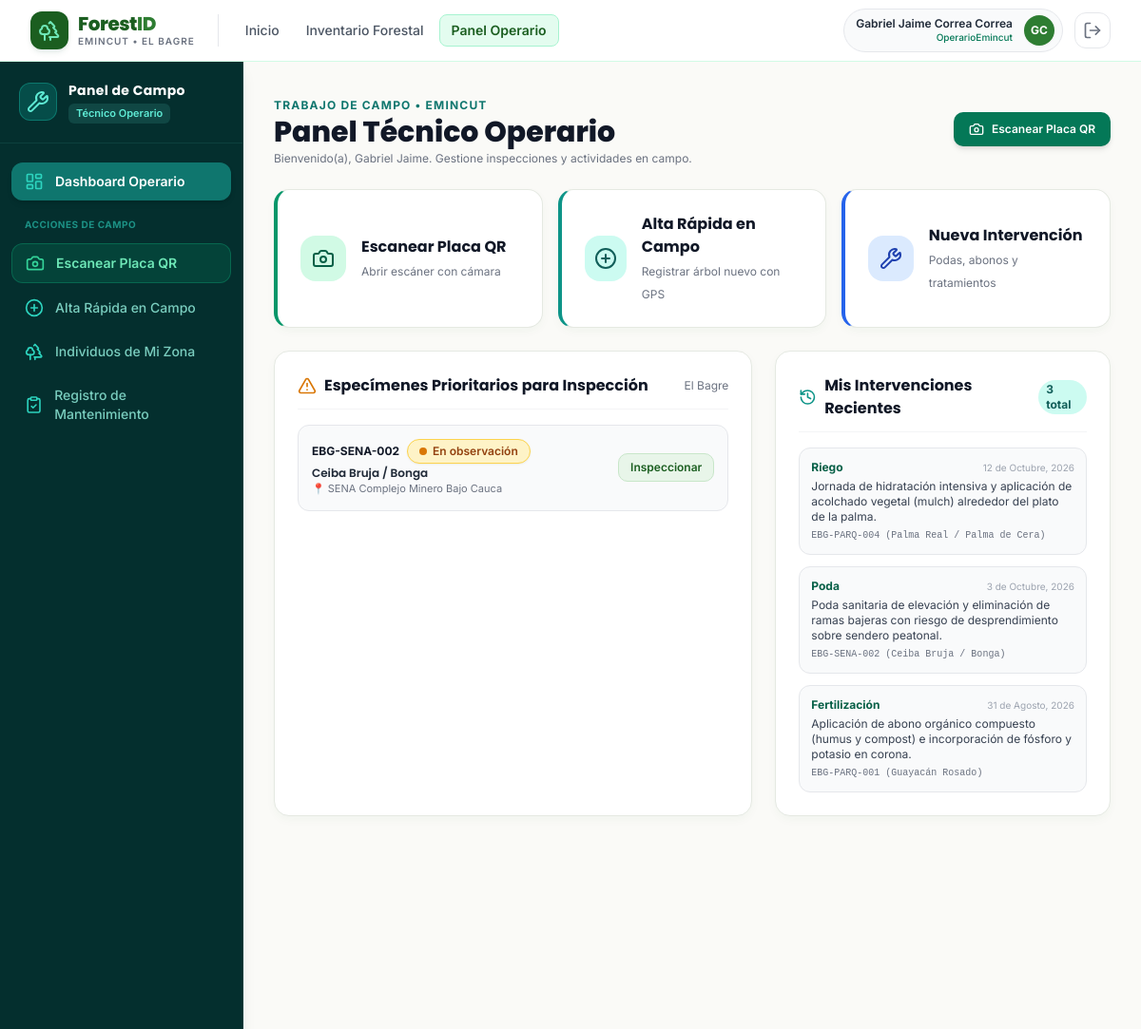
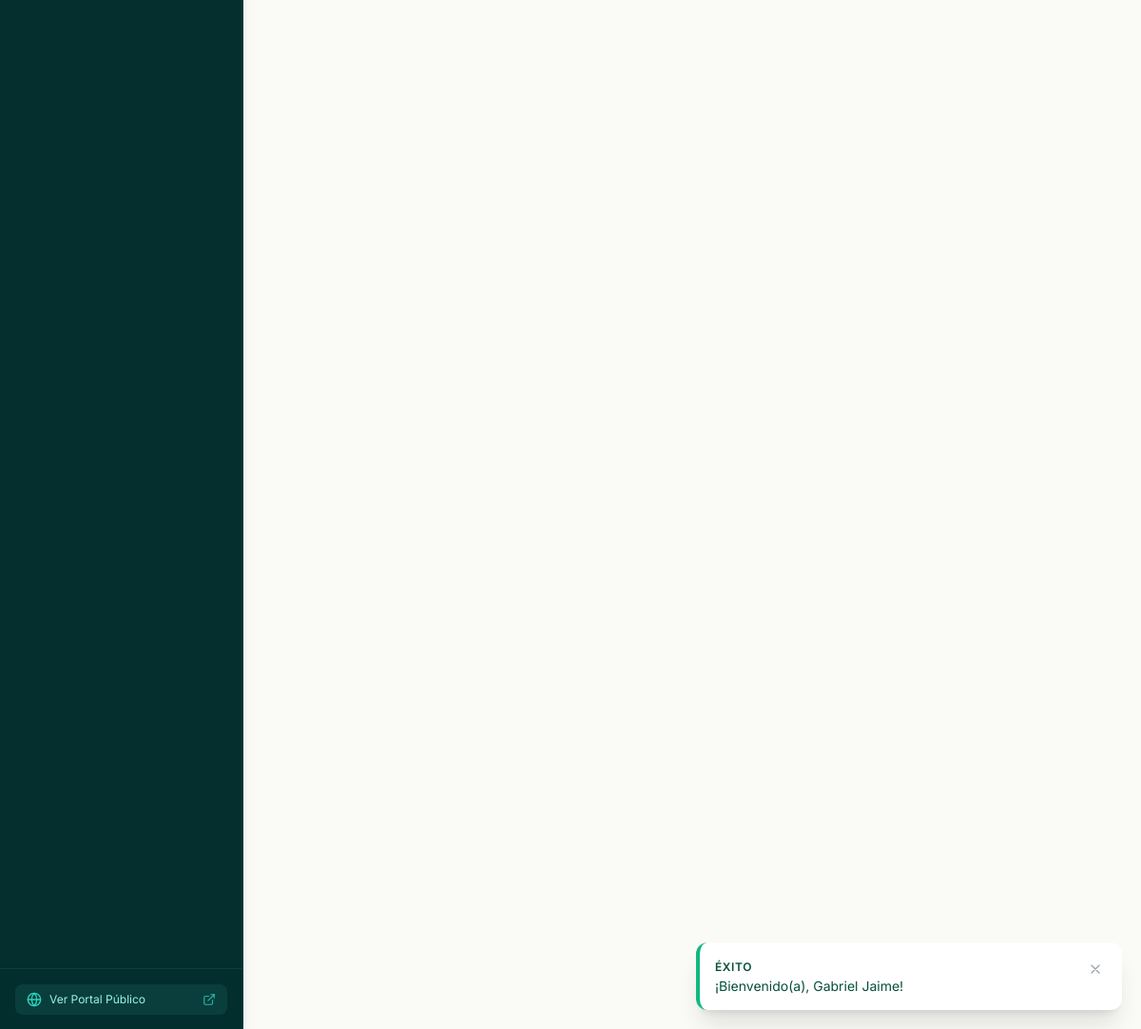
Page /operario/dashboard.php (signed in) on the committed database (2 pictures, top to bottom).
### tables this page shows
CREATE TABLE `individuos_forestales` (
    `id_individuo` CHAR(36) NOT NULL DEFAULT (UUID()),
    `codigo_placa` VARCHAR(30) NOT NULL UNIQUE COMMENT 'Identificador alfanumérico físico de la placa QR',
    `id_zona` CHAR(36) NOT NULL,
    `id_institucion` CHAR(36) NOT NULL,
    `nombre_comun` VARCHAR(150) NOT NULL,
    `nombre_cientifico` VARCHAR(150) NOT NULL,
    `familia_botanica` VARCHAR(100) NOT NULL,
    `tipo_individuo` ENUM('Árbol', 'Palma', 'Arbusto', 'Planta ornamental') NOT NULL DEFAULT 'Árbol',
    `fecha_siembra` DATE NULL,
    `latitud` DECIMAL(10,7) NOT NULL,
    `longitud` DECIMAL(10,7) NOT NULL,
    `dap_cm` DECIMAL(6,2) NOT NULL COMMENT 'Diámetro a la Altura del Pecho en centímetros (a 1.30 m)',
    `altura_total_m` DECIMAL(5,2) NOT NULL COMMENT 'Altura total estimada en metros',
    `diametro_copa_m` DECIMAL(5,2) NOT NULL COMMENT 'Diámetro promedio de copa en metros',
    `foto_principal_url` VARCHAR(255) NULL,
    `descripcion_general` TEXT NULL,
    `id_estado_fitosanitario_actual` CHAR(36) NULL COMMENT 'Referencia al último estado registrado',
    `qr_url` VARCHAR(255) NULL COMMENT 'Ruta relativa de la imagen QR generada',
    `registrado_por` CHAR(36) NOT NULL,
    `estado_registro` TINYINT(1) NOT NULL DEFAULT 1 COMMENT '1: Activo, 0: Dado de baja lógica',
    `fecha_registro` DATETIME NOT NULL DEFAULT CURRENT_TIMESTAMP,
    `fecha_actualizacion` DATETIME NOT NULL DEFAULT CURRENT_TIMESTAMP ON UPDATE CURRENT_TIMESTAMP,
    PRIMARY KEY (`id_individuo`),
    CONSTRAINT `fk_indiv_zonas` FOREIGN KEY (`id_zona`) REFERENCES `zonas` (`id_zona`) ON UPDATE CASCADE ON DELETE RESTRICT,
    CONSTRAINT `fk_indiv_instituciones` FOREIGN KEY (`id_institucion`) REFERENCES `instituciones` (`id_institucion`) ON UPDATE CASCADE ON DELETE RESTRICT,
    CONSTRAINT `fk_indiv_usuarios` FOREIGN KEY (`registrado_por`) REFERENCES `usuarios` (`id_usuario`) ON UPDATE CASCADE ON DELETE RESTRICT,
    INDEX `idx_indiv_codigo_placa` (`codigo_placa`),
    INDEX `idx_indiv_zona` (`id_zona`),
    INDEX `idx_indiv_especie` (`nombre_comun`, `nombre_cientifico`),
    INDEX `idx_indiv_coords` (`latitud`, `longitud`)
);

CREATE TABLE `zonas` (
    `id_zona` CHAR(36) NOT NULL DEFAULT (UUID()),
    `id_institucion` CHAR(36) NOT NULL,
    `nombre_zona` VARCHAR(100) NOT NULL,
    `descripcion` VARCHAR(255) NULL,
    `municipio` VARCHAR(100) NOT NULL DEFAULT 'El Bagre',
    `departamento` VARCHAR(100) NOT NULL DEFAULT 'Antioquia',
    `latitud_referencia` DECIMAL(10,7) NULL,
    `longitud_referencia` DECIMAL(10,7) NULL,
    `estado` TINYINT(1) NOT NULL DEFAULT 1 COMMENT '1: Activa, 0: Inactiva',
    `fecha_creacion` DATETIME NOT NULL DEFAULT CURRENT_TIMESTAMP,
    PRIMARY KEY (`id_zona`),
    CONSTRAINT `fk_zonas_instituciones` FOREIGN KEY (`id_institucion`) REFERENCES `instituciones` (`id_institucion`) ON UPDATE CASCADE ON DELETE RESTRICT,
    INDEX `idx_zonas_institucion` (`id_institucion`),
    INDEX `idx_zonas_municipio` (`municipio`)
);

CREATE TABLE `actividades_mantenimiento` (
    `id_actividad` CHAR(36) NOT NULL DEFAULT (UUID()),
    `id_individuo` CHAR(36) NOT NULL,
    `tipo_actividad` ENUM('Poda', 'Fumigación', 'Fertilización', 'Riego', 'Trasplante', 'Tala', 'Tutoreo', 'Reporte ciudadano', 'Otro') NOT NULL,
    `descripcion` TEXT NOT NULL,
    `evidencia_foto_url` VARCHAR(255) NULL,
    `realizado_por` CHAR(36) NULL COMMENT 'Nullable para permitir reportes ciudadanos anónimos',
    `fecha_actividad` DATETIME NOT NULL DEFAULT CURRENT_TIMESTAMP,
    `fecha_registro` DATETIME NOT NULL DEFAULT CURRENT_TIMESTAMP,
    PRIMARY KEY (`id_actividad`),
    CONSTRAINT `fk_actividades_individuos` FOREIGN KEY (`id_individuo`) REFERENCES `individuos_forestales` (`id_individuo`) ON UPDATE CASCADE ON DELETE CASCADE,
    CONSTRAINT `fk_actividades_usuarios` FOREIGN KEY (`realizado_por`) REFERENCES `usuarios` (`id_usuario`) ON UPDATE CASCADE ON DELETE SET NULL,
    INDEX `idx_actividades_individuo` (`id_individuo`),
    INDEX `idx_actividades_tipo` (`tipo_actividad`),
    INDEX `idx_actividades_fecha` (`fecha_actividad`)
);

### operario/dashboard.php (the view, shortened to what this page needs)
<?php
require_once __DIR__ . '/../includes/funciones.php';
$pdo = getDBConnection();
$usuario_id = $_SESSION['usuario']['id_usuario'];
$mis_actividades_stmt = $pdo->prepare("SELECT COUNT(*) FROM `actividades_mantenimiento` WHERE realizado_por = :u");
$mis_actividades_stmt->execute([':u' => $usuario_id]);
$total_mis_actividades = (int)$mis_actividades_stmt->fetchColumn();
$stmtPendientes = $pdo->query("
    SELECT i.id_individuo, i.codigo_placa, i.nombre_comun, z.nombre_zona, e.estado, e.fecha_evaluacion
    FROM `individuos_forestales` i
    INNER JOIN `zonas` z ON i.id_zona = z.id_zona
    LEFT JOIN `estados_fitosanitarios` e ON i.id_estado_fitosanitario_actual = e.id_estado
    WHERE i.estado_registro = 1 AND (e.estado IN ('En observación', 'Enfermo', 'Plagado', 'En riesgo') OR e.fecha_evaluacion < DATE_SUB(NOW(), INTERVAL 90 DAY))
    ORDER BY e.fecha_evaluacion ASC
    LIMIT 6
");
$pendientes = $stmtPendientes->fetchAll();
$stmtHist = $pdo->prepare("
    SELECT a.*, i.codigo_placa, i.nombre_comun
    FROM `actividades_mantenimiento` a
    INNER JOIN `individuos_forestales` i ON a.id_individuo = i.id_individuo
    WHERE a.realizado_por = :u
    ORDER BY a.fecha_actividad DESC
    LIMIT 5
");
$stmtHist->execute([':u' => $usuario_id]);
$ultimos_mantenimientos = $stmtHist->fetchAll();
require_once __DIR__ . '/../includes/header.php';
require_once __DIR__ . '/../includes/navbar.php';
?>
<div class="flex-1 flex flex-col md:flex-row">
    <?php require_once __DIR__ . '/../includes/sidebar_operario.php'; ?>
    <main class="flex-1 p-6 sm:p-8 space-y-6 overflow-y-auto">
        <div class="flex flex-col sm:flex-row items-start sm:items-center justify-between gap-4">
            <div>
                <span class="text-xs font-bold text-teal-700 uppercase tracking-widest">Trabajo de Campo • Emincut</span>
                <h1 class="font-heading font-extrabold text-2xl sm:text-3xl text-gray-900">
                    Panel Técnico Operario
                </h1>
                <p class="text-xs text-gray-500 mt-0.5">
                    Bienvenido(a), <?= htmlspecialchars($_SESSION['usuario']['nombres']) ?>. Gestione inspecciones y actividades en campo.
                </p>
            </div>
            <div class="flex items-center gap-2">
                <a href="<?= BASE_URL ?>operario/escanear.php" class="btn-forest-primary text-xs py-2.5 px-4 shadow-md bg-emerald-700 hover:bg-emerald-800">
                    <i data-lucide="camera" class="w-4 h-4 animate-pulse"></i> Escanear Placa QR
                </a>
            </div>
        </div>
        <div class="grid grid-cols-1 sm:grid-cols-3 gap-4">
            <a href="<?= BASE_URL ?>operario/escanear.php" class="forest-card p-6 border-l-4 border-l-emerald-600 hover:bg-emerald-50/50 transition-all flex items-center gap-4 group">
                <div class="w-12 h-12 rounded-2xl bg-emerald-100 text-emerald-800 flex items-center justify-center group-hover:scale-110 transition-transform">
                    <i data-lucide="camera" class="w-6 h-6"></i>
                </div>
                <div>
                    <span class="block text-base font-bold text-gray-900 font-heading">Escanear Placa QR</span>
                    <span class="text-xs text-gray-500">Abrir escáner con cámara</span>
                </div>
            </a>
            <a href="<?= BASE_URL ?>operario/registrar_individuo.php" class="forest-card p-6 border-l-4 border-l-teal-600 hover:bg-teal-50/50 transition-all flex items-center gap-4 group">
                <div class="w-12 h-12 rounded-2xl bg-teal-100 text-teal-800 flex items-center justify-center group-hover:scale-110 transition-transform">
                    <i data-lucide="plus-circle" class="w-6 h-6"></i>
                </div>
                <div>
                    <span class="block text-base font-bold text-gray-900 font-heading">Alta Rápida en Campo</span>
                    <span class="text-xs text-gray-500">Registrar árbol nuevo con GPS</span>
                </div>
            </a>
            <a href="<?= BASE_URL ?>operario/actividades/crear.php" class="forest-card p-6 border-l-4 border-l-blue-600 hover:bg-blue-50/50 transition-all flex items-center gap-4 group">
                <div class="w-12 h-12 rounded-2xl bg-blue-100 text-blue-800 flex items-center justify-center group-hover:scale-110 transition-transform">
                    <i data-lucide="wrench" class="w-6 h-6"></i>
                </div>
                <div>
                    <span class="block text-base font-bold text-gray-900 font-heading">Nueva Intervención</span>
                    <span class="text-xs text-gray-500">Podas, abonos y tratamientos</span>
                </div>
            </a>
        </div>
        <div class="grid grid-cols-1 lg:grid-cols-12 gap-6">
            <div class="lg:col-span-7 forest-card p-6 space-y-4">
                <div class="flex items-center justify-between border-b border-gray-100 pb-3">
                    <h3 class="font-heading font-bold text-base text-gray-900 flex items-center gap-2">
                        <i data-lucide="alert-triangle" class="w-5 h-5 text-amber-600"></i>
                        Especímenes Prioritarios para Inspección
                    </h3>
                    <span class="text-xs text-gray-500">El Bagre</span>
                </div>
                <div class="space-y-3">
                    <?php if (empty($pendientes)): ?>
                        <p class="text-xs text-gray-400 italic">No hay alertas de inspección pendientes.</p>
                    <?php else: ?>
                        <?php foreach ($pendientes as $p): ?>
                            <div class="p-3.5 bg-gray-50 border border-gray-200 rounded-xl flex items-center justify-between gap-3">
                                <div>
                                    <div class="flex items-center gap-2">
                                        <span class="font-bold text-xs text-gray-900"><?= htmlspecialchars($p['codigo_placa']) ?></span>
                                        <?= obtener_badge_estado($p['estado'] ?? 'Sano') ?>
                                    </div>
                                    <h4 class="font-semibold text-xs text-gray-800 mt-0.5"><?= htmlspecialchars($p['nombre_comun']) ?></h4>
                                    <span class="block text-[11px] text-gray-500">📍 <?= htmlspecialchars($p['nombre_zona']) ?></span>
                                </div>
                                <a href="<?= BASE_URL ?>operario/individuos/detalle.php?id=<?= $p['id_individuo'] ?>" class="btn-forest-secondary text-xs py-1.5 px-3">
                                    Inspeccionar
                                </a>
                            </div>
                        <?php endforeach; ?>
                    <?php endif; ?>
                </div>
            </div>
            <div class="lg:col-span-5 forest-card p-6 space-y-4">
                <div class="flex items-center justify-between border-b border-gray-100 pb-3">
                    <h3 class="font-heading font-bold text-base text-gray-900 flex items-center gap-2">
                        <i data-lucide="history" class="w-5 h-5 text-teal-600"></i>
                        Mis Intervenciones Recientes
                    </h3>
                    <span class="text-xs text-teal-800 font-bold bg-teal-100 px-2 py-0.5 rounded-full">
                        <?= $total_mis_actividades ?> total
                    </span>
                </div>
                <div class="space-y-3">
                    <?php if (empty($ultimos_mantenimientos)): ?>
                        <p class="text-xs text-gray-400 italic">No has registrado intervenciones aún.</p>
                    <?php else: ?>
                        <?php foreach ($ultimos_mantenimientos as $m): ?>
                            <div class="p-3 bg-gray-50 border border-gray-200 rounded-xl space-y-1">
                                <div class="flex items-center justify-between">
                                    <span class="font-bold text-xs text-emerald-800"><?= htmlspecialchars($m['tipo_actividad']) ?></span>
                                    <span class="text-[10px] text-gray-400"><?= formatear_fecha($m['fecha_actividad']) ?></span>
                                </div>
                                <p class="text-xs text-gray-700"><?= htmlspecialchars($m['descripcion']) ?></p>
                                <span class="block text-[10px] text-gray-500 font-mono"><?= htmlspecialchars($m['codigo_placa']) ?> (<?= htmlspecialchars($m['nombre_comun']) ?>)</span>
                            </div>
                        <?php endforeach; ?>
                    <?php endif; ?>
                </div>
            </div>
        </div>
    </main>
</div>
<?php require_once __DIR__ . '/../includes/footer.php'; ?>

### includes/funciones.php (shortened to what this page needs)
<?php
function obtener_badge_estado(string $estado): string {
    $estado = trim($estado);
    switch ($estado) {
        case 'En observación':
            return '<span class="inline-flex items-center gap-1.5 px-3 py-1 rounded-full text-xs font-semibold bg-amber-100 text-amber-800 border border-amber-300 shadow-sm">
                        <span class="w-2 h-2 rounded-full bg-amber-600 animate-pulse"></span> En observación
                    </span>';
    }
}
function formatear_fecha(?string $fecha, bool $con_hora = false): string {
    $timestamp = strtotime($fecha);
    $meses = [
        1 => 'Enero', 2 => 'Febrero', 3 => 'Marzo', 4 => 'Abril',
        5 => 'Mayo', 6 => 'Junio', 7 => 'Julio', 8 => 'Agosto',
        9 => 'Septiembre', 10 => 'Octubre', 11 => 'Noviembre', 12 => 'Diciembre'
    ];
    $dia = date('j', $timestamp);
    $mes = $meses[(int)date('n', $timestamp)];
    $anio = date('Y', $timestamp);
    return "{$dia} de {$mes}, {$anio}";
}
function get_flash(): ?array {
    if (isset($_SESSION['flash_msg'])) {
        $flash = $_SESSION['flash_msg'];
        return $flash;
    }
    return null;
}
function render_flash(): string {
    $flash = get_flash();
    $tipo = $flash['tipo'];
    $mensaje = htmlspecialchars($flash['mensaje']);
    $estilos = [
        'success' => ['bg' => 'bg-emerald-50 border-emerald-500 text-emerald-900', 'icon' => 'check-circle', 'badge' => 'Éxito'],
        'error'   => ['bg' => 'bg-rose-50 border-rose-500 text-rose-900', 'icon' => 'alert-circle', 'badge' => 'Error'],
        'warning' => ['bg' => 'bg-amber-50 border-amber-500 text-amber-900', 'icon' => 'alert-triangle', 'badge' => 'Atención'],
        'info'    => ['bg' => 'bg-sky-50 border-sky-500 text-sky-900', 'icon' => 'info', 'badge' => 'Información']
    ];
    $cfg = $estilos[$tipo] ?? $estilos['info'];
    return "
    <div id='flash-toast' class='fixed bottom-5 right-5 z-50 max-w-md w-full bg-white border-l-4 {$cfg['bg']} p-4 rounded-xl shadow-xl transition-all duration-300 transform translate-y-0 opacity-100 flex items-start justify-between'>
        <div class='flex items-start gap-3'>
            <div class='mt-0.5 font-bold text-sm'>
                <span class='block font-semibold uppercase tracking-wider text-xs'>{$cfg['badge']}</span>
                <p class='font-normal text-sm mt-0.5 leading-snug'>{$mensaje}</p>
            </div>
        </div>
        <button onclick=\"document.getElementById('flash-toast').remove()\" class='text-gray-400 hover:text-gray-600 p-1'>
            <svg class='w-4 h-4' fill='none' stroke='currentColor' viewBox='0 0 24 24'><path stroke-linecap='round' stroke-linejoin='round' stroke-width='2' d='M6 18L18 6M6 6l12 12'/></svg>
        </button>
    </div>
    <script>
        setTimeout(() => {
            const toast = document.getElementById('flash-toast');
            if (toast) {
                toast.classList.add('opacity-0', 'translate-y-4');
                setTimeout(() => toast.remove(), 400);
            }
        }, 5000);
    </script>
    ";
}

### rows in the picture
individuos_forestales: codigo_placa "EBG-SENA-002", nombre_comun "Ceiba Bruja / Bonga", id_zona.nombre_zona "SENA Complejo Minero Bajo Cauca"
actividades_mantenimiento: tipo_actividad "Riego", fecha_actividad "12 de Octubre, 2026", descripcion "Jornada de hidratación intensiva y aplicación de acolchado vegetal (mulch) alrededor del plato de la palma.", id_individuo.codigo_placa "EBG-PARQ-004", id_individuo.nombre_comun "Palma Real / Palma de Cera"
actividades_mantenimiento: tipo_actividad "Poda", fecha_actividad "3 de Octubre, 2026", descripcion "Poda sanitaria de elevación y eliminación de ramas bajeras con riesgo de desprendimiento sobre sendero peatonal.", id_individuo.codigo_placa "EBG-SENA-002", id_individuo.nombre_comun "Ceiba Bruja / Bonga"
actividades_mantenimiento: tipo_actividad "Fertilización", fecha_actividad "31 de Agosto, 2026", descripcion "Aplicación de abono orgánico compuesto (humus y compost) e incorporación de fósforo y potasio en corona.", id_individuo.codigo_placa "EBG-PARQ-001", id_individuo.nombre_comun "Guayacán Rosado"

### other values in the picture
$cfg['badge'] "ÉXITO"
$mensaje "¡Bienvenido(a), Gabriel Jaime!"
$usuario_actual['nombres'] . ' ' . $usuario_actual['apellidos'] "Gabriel Jaime Correa Correa"
$usuario_actual['nombre_rol'] "OperarioEmincut"
$_SESSION['usuario']['nombres'] "Gabriel Jaime"
$total_mis_actividades "3"
